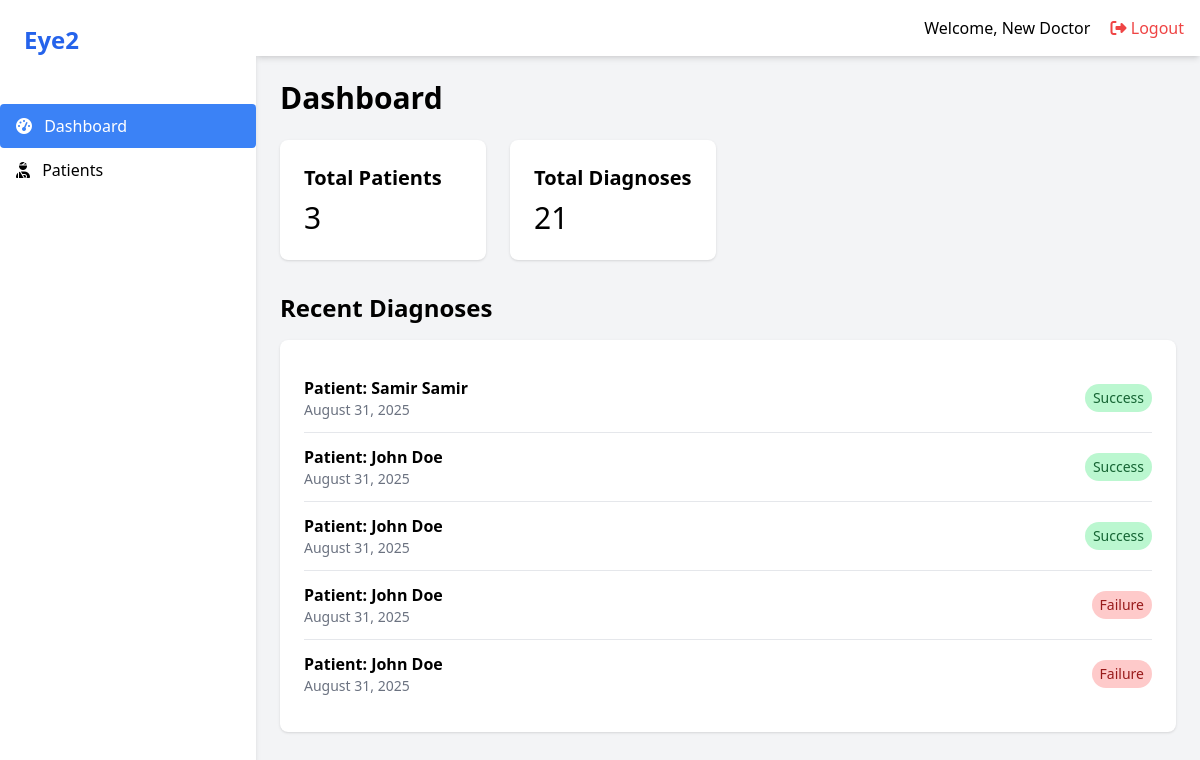
Page / (signed in) on the committed database.
### apps/users/models.py (models this page shows, shortened)
class User(AbstractUser):
    class Roles(models.TextChoices):
        ADMIN = "ADMIN", "Admin"
        DOCTOR = "DOCTOR", "Doctor"
    role = models.CharField(
        max_length=10,
        choices=Roles.choices,
        default=Roles.DOCTOR
    )
    spicialzaton = models.CharField(max_length=255, blank=True)
    phone = models.CharField(max_length=10, blank=True)

class Patient(models.Model):
    class Gender(models.TextChoices):
        MALE = "MALE", "Male"
        FEMALE = "FEMALE", "Female"
        OTHER = "OTHER", "Other"
    id = models.UUIDField(primary_key=True, default=uuid.uuid4, editable=False)
    full_name = models.CharField(max_length=50)
    date_of_birth = models.DateField(default=timezone.now)
    phone = models.CharField(max_length=10, blank=True)
    address = models.CharField(max_length=255, blank=True)
    gender = models.CharField(max_length=10, choices=Gender.choices)
    insurance_info = models.CharField(max_length=255, blank=True)
    contact_info = models.CharField(max_length=255, blank=True)
    personal_photo = models.ImageField(upload_to='patient_images', blank=True)
    clinic = models.ForeignKey(Clinic, on_delete=models.SET_NULL, null=True, related_name="patients")
    doctors = models.ManyToManyField(
        settings.AUTH_USER_MODEL,
        related_name="patients",
        blank=True
    )
    created_at = models.DateTimeField(auto_now_add=True)

### apps/diagnosis/models.py (models this page shows, shortened)
class Diagnosis(models.Model):
    class Status(models.TextChoices):
        PENDING = "PENDING", "Pending"
        RUNNING = "RUNNING", "Running"  # المهمة قيد التنفيذ الآن
        RETRY = "RETRY", "Retry"      # فشلت المهمة وستتم إعادة المحاولة
        SUCCESS = "SUCCESS", "Success"
        FAILURE = "FAILURE", "Failure"
    id = models.UUIDField(primary_key=True, default=uuid.uuid4, editable=False)
    patient = models.ForeignKey(Patient, on_delete=models.CASCADE, related_name="diagnoses")
    physician = models.ForeignKey(settings.AUTH_USER_MODEL, on_delete=models.SET_NULL, null=True, related_name="diagnoses")
    appointment = models.OneToOneField(Appointment, on_delete=models.SET_NULL, null=True, blank=True, related_name="diagnosis")
    left_fundus_image = models.ImageField(upload_to='diagnoses/images/%Y/%m/%d/')
    right_fundus_image = models.ImageField(upload_to='diagnoses/images/%Y/%m/%d/')
    status = models.CharField(
        max_length=10,
        choices=Status.choices,
        default=Status.PENDING,
        db_index=True  # مهم لتسريع البحث عن الحالات
    )
    result = models.JSONField(null=True, blank=True, help_text="Stores the final JSON output from the AI pipeline")
    error_message = models.TextField(null=True, blank=True)
    medical_notes = models.TextField(blank=True)
    model_version = models.ForeignKey(ModelVersion, on_delete=models.SET_NULL, null=True, blank=True)
    worker_id = models.CharField(max_length=255, null=True, blank=True, help_text="Celery task ID processing this diagnosis")
    started_at = models.DateTimeField(null=True, blank=True, help_text="Timestamp when processing started")
    finished_at = models.DateTimeField(null=True, blank=True, help_text="Timestamp when processing finished")
    created_at = models.DateTimeField(auto_now_add=True)
    updated_at = models.DateTimeField(auto_now=True)

### apps/core/views.py (the view)
# urls.py: path('', DashboardView.as_view(), name='dashboard'),
class DashboardView(LoginRequiredMixin, TemplateView):
    template_name = "dashboard/main.html"
    def get_context_data(self, **kwargs):
        context = super().get_context_data(**kwargs)
        user = self.request.user
        patient_count = Patient.objects.filter(doctors=user).count()
        diagnosis_count = Diagnosis.objects.filter(physician=user).count()
        recent_diagnoses = Diagnosis.objects.filter(physician=user).select_related('patient').order_by('-created_at')[:5]
        context['counts'] = {
            "patients": patient_count,
            "diagnoses": diagnosis_count,
        }
        context['recent_diagnoses'] = recent_diagnoses
        return context

### templates/dashboard/main.html (shortened to what this page needs)
{% extends 'layouts/app_base.html' %}
{% block page_content %}
<h1 class="text-3xl font-bold mb-6">Dashboard</h1>
<div class="grid grid-cols-1 md:grid-cols-2 lg:grid-cols-4 gap-6">
    <div class="bg-white p-6 rounded-lg shadow">
        <h2 class="text-xl font-semibold">Total Patients</h2>
        <p class="text-3xl mt-2">{{ counts.patients }}</p>
    </div>
    <div class="bg-white p-6 rounded-lg shadow">
        <h2 class="text-xl font-semibold">Total Diagnoses</h2>
        <p class="text-3xl mt-2">{{ counts.diagnoses }}</p>
    </div>
</div>
<div class="mt-8">
    <h2 class="text-2xl font-bold mb-4">Recent Diagnoses</h2>
    <div class="bg-white p-6 rounded-lg shadow">
        <ul class="divide-y divide-gray-200">
            {% for diagnosis in recent_diagnoses %}
            <li class="py-3 flex justify-between items-center">
                <div>
                    <p class="font-semibold">Patient: {{ diagnosis.patient.full_name }}</p>
                    <p class="text-sm text-gray-500">{{ diagnosis.created_at|date:"F d, Y" }}</p>
                </div>
                <span class="px-2 py-1 text-sm rounded-full
                    {% if diagnosis.status == 'SUCCESS' %}bg-green-200 text-green-800
                    {% elif diagnosis.status == 'FAILURE' %}bg-red-200 text-red-800
                    {% else %}bg-yellow-200 text-yellow-800{% endif %}">
                    {{ diagnosis.get_status_display }}
                </span>
            </li>
            {% empty %}
            <p>No recent diagnoses found.</p>
            {% endfor %}
        </ul>
    </div>
</div>
{% endblock %}

### templates/layouts/app_base.html (shortened to what this page needs)
{% extends 'base.html' %}
{% block content %}
<div class="flex h-screen bg-gray-100">
    {% include 'partials/_sidebar.html' %}
    <div class="flex-1 flex flex-col overflow-hidden">
        {% include 'partials/_navbar.html' %}
        <main class="flex-1 overflow-x-hidden overflow-y-auto p-6">
            {% block page_content %}{% endblock %}
        </main>
    </div>
</div>
{% endblock %}

### templates/base.html (shortened to what this page needs)
<!DOCTYPE html>
<html lang="en">
<head>
    <script src="https://cdn.tailwindcss.com"></script>
    <link rel="stylesheet" href="https://cdnjs.cloudflare.com/ajax/libs/font-awesome/6.5.2/css/all.min.css" />
</head>
<body class="{% block body_class %}{% endblock %}">
    {% block content %}{% endblock %}
</body>
</html>

### templates/partials/_sidebar.html
<aside class="w-64 bg-white shadow-md">
    <div class="p-6 text-2xl font-bold text-blue-600">Eye2</div>
    <nav class="mt-6">
        <a href="{% url 'dashboard' %}" class="block py-2.5 px-4 rounded transition duration-200 hover:bg-blue-500 hover:text-white {% if request.resolver_match.url_name == 'dashboard' %}bg-blue-500 text-white{% endif %}">
            <i class="fas fa-tachometer-alt mr-2"></i> Dashboard
        </a>
        <a href="{% url 'patient-list' %}" class="block py-2.5 px-4 rounded transition duration-200 hover:bg-blue-500 hover:text-white {% if 'patient' in request.resolver_match.url_name %}bg-blue-500 text-white{% endif %}">
            <i class="fas fa-user-injured mr-2"></i> Patients
        </a>
    </nav>
</aside>

### templates/partials/_navbar.html (shortened to what this page needs)
<header class="bg-white shadow-md p-4 flex justify-between items-center">
    <div>
        <span class="mr-4">Welcome, {{ request.user.get_full_name|default:request.user.username }}</span>
        <form action="{% url 'logout' %}" method="post" class="inline">
            <button type="submit" class="text-red-500 hover:text-red-700">
                <i class="fas fa-sign-out-alt"></i> Logout
            </button>
        </form>
    </div>
</header>

### rows in the picture
User: user.get_full_name "New Doctor"
Diagnosis: patient.full_name "Samir Samir", created_at "August 31, 2025", status "Success"
Diagnosis: patient.full_name "John Doe", created_at "August 31, 2025", status "Success"
Diagnosis: patient.full_name "John Doe", created_at "August 31, 2025", status "Success"
Diagnosis: patient.full_name "John Doe", created_at "August 31, 2025", status "Failure"
Diagnosis: patient.full_name "John Doe", created_at "August 31, 2025", status "Failure"

### other values in the picture
{{ counts.patients }} "3"
{{ counts.diagnoses }} "21"
